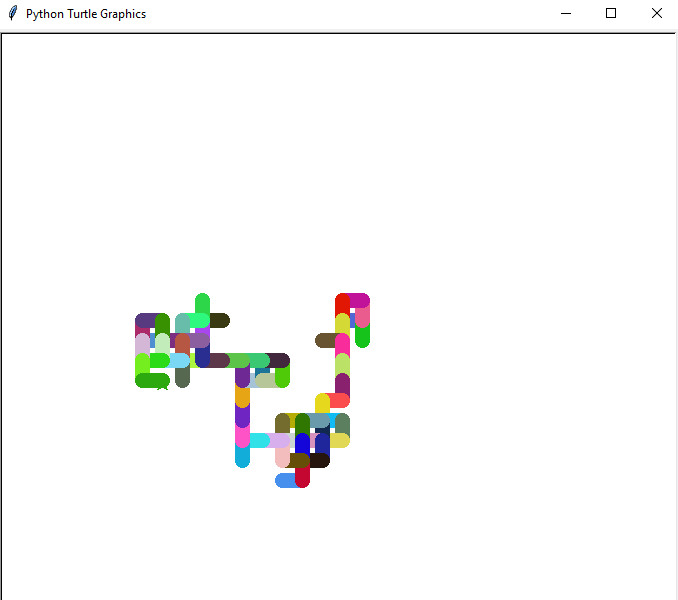

This figure's Python source:
import turtle as t  # Import turtle module and give it an alias 't'
import random       # Import random module for generating randomness

timmy = t.Turtle()  # Create a turtle named timmy
t.colormode(255)    # Set color mode to RGB (0–255 values)

# Function to generate a random RGB color
def random_color():
    r = random.randint(0, 255)  # Red component
    g = random.randint(0, 255)  # Green component
    b = random.randint(0, 255)  # Blue component
    random_color = (r, g, b)
    return random_color

# Possible directions the turtle can face (right, up, left, down)
directions = [0, 90, 180, 270]

timmy.pensize(15)       # Make the pen thick so the lines are bold
timmy.speed("fastest")  # Set speed to fastest for smooth drawing

# Make the turtle do 200 steps in random directions with random colors
for _ in range(200):
    timmy.color(random_color())                # Set a random color for each move
    timmy.forward(20)                          # Move forward
    timmy.setheading(random.choice(directions))  # Turn in a random cardinal direction
